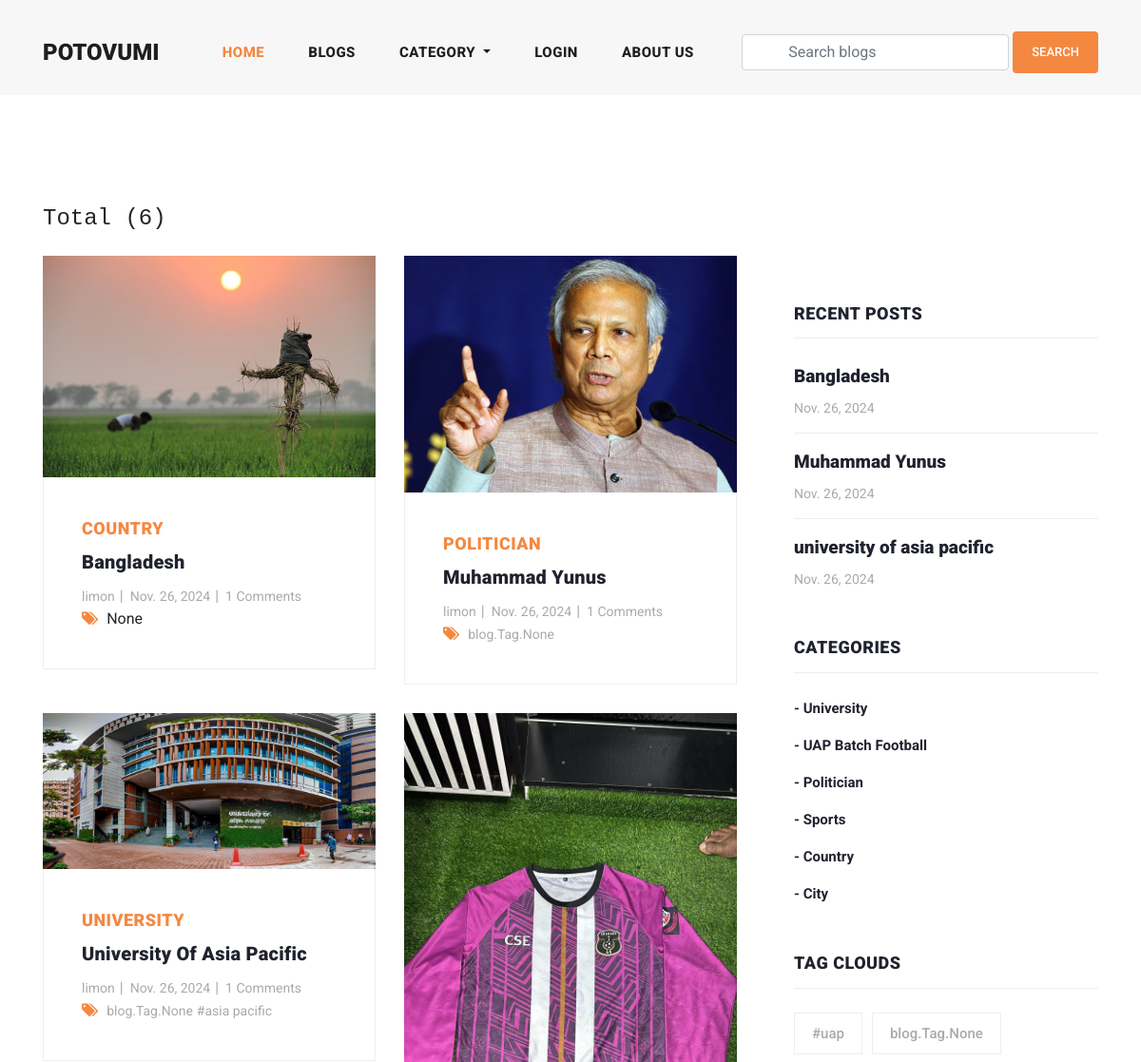
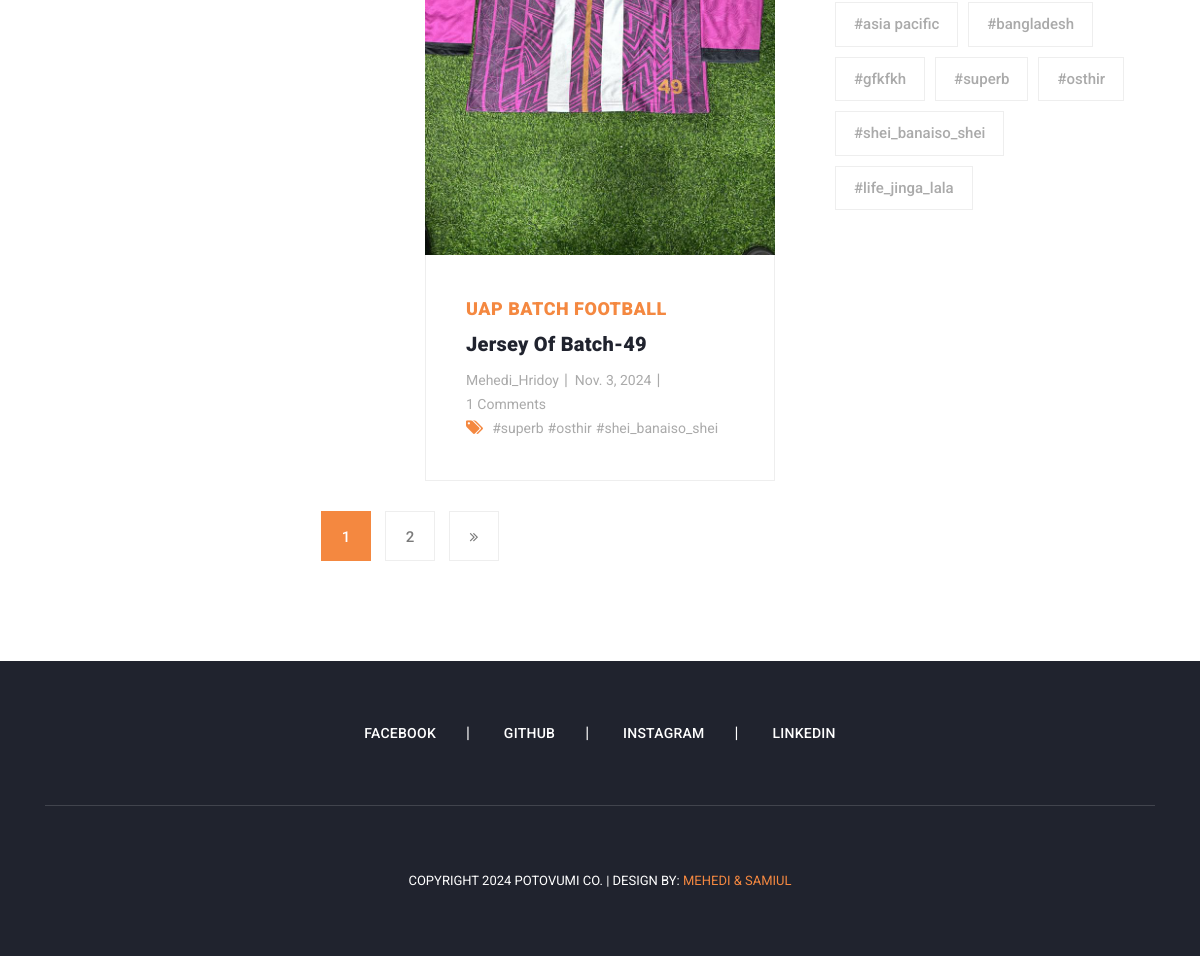
The app's page /blogs/ with its own data (2 pictures, top to bottom).
### blog/models.py (models this page shows, shortened)
class Blog(models.Model):
    user = models.ForeignKey(
        User,
        related_name='user_blogs',
        on_delete=models.CASCADE
    )
    category = models.ForeignKey(
        Category,
        related_name='category_blogs',
        on_delete=models.CASCADE
    )
    tags = models.ManyToManyField(
        Tag,
        related_name='tag_blogs',
        blank=True
    )
    likes = models.ManyToManyField(
        User,
        related_name='user_likes',
        blank=True
    )
    title = models.CharField(
        max_length=250
    )
    slug = models.SlugField(null=True, blank=True)
    banner = models.ImageField(upload_to='blog_banners')
    description = RichTextField()
    created_date = models.DateField(auto_now_add=True)

class Category(models.Model):
    title = models.CharField(max_length=150, unique=True)
    slug = models.SlugField(null=True, blank=True)
    created_date = models.DateField(auto_now_add=True)

class Tag(models.Model):
    title = models.CharField(max_length=150)
    slug = models.SlugField(null=True, blank=True)
    created_date = models.DateField(auto_now_add=True)

### user_profile/models.py (models this page shows, shortened)
class User(AbstractUser):
    email = models.EmailField(
        max_length=150,
        unique=True,
        error_messages={
            "unique": "The email must be unique"
        }
    )
    profile_image = models.ImageField(
        null=True,
        blank=True,
        upload_to="profile_images"
    )
    followers = models.ManyToManyField("Follow")
    REQUIRED_FIELDS = ["email"]
    objects = CustomUserManager()

### blog/views.py (the view)
# urls.py: path('blogs/', blogs, name='blogs'),
def blogs(request):
    queryset = Blog.objects.order_by('-created_date')
    tags = Tag.objects.order_by('-created_date')
    page = request.GET.get('page', 1)
    paginator = Paginator(queryset, 4)
    try:
        blogs = paginator.page(page)
    except EmptyPage:
        blogs = paginator.page(1)
    except PageNotAnInteger:
        blogs = paginator.page(1)
        return redirect('blogs')
    context = {
        "blogs": blogs,
        "tags": tags,
        "paginator": paginator
    }
    return render(request, 'blogs.html', context)

### blog/context_processors.py (called while the page is built)
def get_all_categories(request):
    categories = Category.objects.all()
    context = {
        "categories": categories
    }
    return context

### user_profile/context_processors.py (called while the page is built, shortened)
def user_notifications(request):
    context = {}
    return context

### templates/blogs.html (shortened to what this page needs)
{% extends 'base.html' %}
{% load static %}
{% block content %}
    <section class="blog-posts grid-system">
      <div class="container">
        <div class="row">
          <div class="col-md-8 py-3 mb-2">
            <h4 class="text-monospace">Total ({{paginator.object_list.count}})</h4>
          </div>
          <div class="col-lg-8">
            <div class="all-blog-posts">
              <div class="row">
                {% for blog in blogs %}
                {% include 'blog_card.html' %}
                {% endfor %}
                <div class="col-lg-12">
                  {% include 'pagination.html' %}
                </div>
              </div>
            </div>
          </div>
          {% include 'sidebar.html' %}
        </div>
      </div>
    </section>
{% endblock content %}

### templates/blog_card.html
{% load static %}
<div class="col-lg-6">
    <div class="blog-post">
      <div class="blog-thumb">
        <img src="{{blog.banner.url}}" alt="">
      </div>
      <div class="down-content">
        <span>{{blog.category.title}}</span>
        <a href="{% url 'blog_details' blog.slug %}"><h4>{{blog.title}}</h4></a>
        <ul class="post-info">
          <li><a href="{% url 'view_user_information' blog.user.username %}">{{blog.user.username}}</a></li>
          <li><a href="#">{{blog.created_date}}</a></li>
          <li><a href="#">{{blog.blog_comments.all.count}} Comments</a></li>
        </ul>
        <div class="post-options">
          <div class="row">
            <div class="col-lg-12">
              <ul class="post-tags">
                <li><i class="fa fa-tags"></i></li>
                {% if blog.tags.all.count > 0 %}
                {% for tag in blog.tags.all %}
                <li><a href="#">{{tag.title}}</a></li>
                {% endfor %}
                {% else %}
                None
                {% endif %}
              </ul>
            </div>
          </div>
        </div>
      </div>
    </div>
  </div>

### templates/sidebar.html
<div class="col-lg-4">
    <div class="sidebar">
      <div class="row">
        <div class="col-lg-12">
          <div class="sidebar-item recent-posts">
            <div class="sidebar-heading">
              <h2>Recent Posts</h2>
            </div>
            <div class="content">
              <ul>
                {% for blog in blogs|slice:"3" %}
                <li><a href="{% url 'blog_details' blog.slug %}">
                  <h5>{{blog.title}}</h5>
                  <span>{{blog.created_date}}</span>
                </a></li>
                {% endfor %}
              </ul>
            </div>
          </div>
        </div>
        <div class="col-lg-12">
          <div class="sidebar-item categories">
            <div class="sidebar-heading">
              <h2>Categories</h2>
            </div>
            <div class="content">
              <ul>
                {% for category in categories %}
                <li><a href="{% url 'category_blogs' category.slug %}">- {{category.title}}</a></li>
                {% endfor %}
              </ul>
            </div>
          </div>
        </div>
        <div class="col-lg-12">
          <div class="sidebar-item tags">
            <div class="sidebar-heading">
              <h2>Tag Clouds</h2>
            </div>
            <div class="content">
              <ul>
                {% for tag in tags %}
                <li><a href="{% url 'tag_blogs' tag.slug %}">{{tag.title}}</a></li>
                {% endfor %}
              </ul>
            </div>
          </div>
        </div>
      </div>
    </div>
  </div>

### assets/css/templatemo-stand-blog.css (style rules this page uses)
body { font-family: 'Roboto', sans-serif; overflow-x: hidden; text-rendering: optimizeLegibility; -webkit-font-smoothing: antialiased; -moz-osx-font-smoothing: grayscale; }
a { text-decoration: none!important; }
ul { padding: 0; margin: 0; list-style: none; }
h1,h2,h3,h4,h5,h6 { margin: 0px; }
.blog-posts { margin-top: 100px; }
.blog-posts .blog-post { margin-bottom: 30px; }
.blog-posts .blog-thumb img { width: 100%; overflow: hidden; }
.blog-posts .down-content { padding: 40px; border-right: 1px solid #eee; border-left: 1px solid #eee; border-bottom: 1px solid #eee; }
.blog-posts .down-content span { font-size: 18px; text-transform: uppercase; letter-spacing: 0.5px; font-weight: 900; color: #f48840; }
.blog-posts .down-content h4 { font-size: 24px; text-transform: capitalize; letter-spacing: 0.5px; font-weight: 900; color: #20232e; margin: 10px 0px 12px 0px; }
.blog-posts .down-content ul.post-info li { display: inline-block; margin-right: 8px; }
.blog-posts .down-content ul.post-info li:after { content: '|'; color: #aaa; margin-left: 8px; }
.blog-posts .down-content h4 { font-size: 20px; letter-spacing: 0.25px; }
.grid-system .down-content ul.post-info li { margin-right: 3px; }
.grid-system .down-content ul.post-info li:after { margin-left: 5px; }
.blog-posts .down-content ul.post-info li:last-child::after { display: none; }
.blog-posts .down-content ul.post-info li a { font-size: 14px; color: #aaa; font-weight: 400; transition: all .3s; }
.blog-posts .down-content ul.post-tags li, .blog-posts .down-content ul.post-share li { display: inline-block; }
.blog-posts .down-content ul.post-tags li:first-child i, .blog-posts .down-content ul.post-share li:first-child i { color: #f48840; margin-right: 5px; }
.blog-posts .down-content ul.post-tags li, .blog-posts .down-content ul.post-share li { color: #aaa; }
.blog-posts .down-content ul.post-tags li a, .blog-posts .down-content ul.post-share li a { font-size: 14px; color: #aaa; font-weight: 400; transition: all .3s; }
.blog-posts .sidebar-heading h2 { font-size: 18px; text-transform: uppercase; font-weight: 900; letter-spacing: 0.5px; color: #20232e; border-bottom: 1px solid #eee; padding-bottom: 15px; margin-bottom: 25px; }
.sidebar { margin-left: 30px; }
.sidebar .sidebar-item { margin-top: 50px; }
.sidebar .sidebar-heading h2 { font-size: 18px; text-transform: uppercase; font-weight: 900; letter-spacing: 0.5px; color: #20232e; border-bottom: 1px solid #eee; padding-bottom: 15px; margin-bottom: 25px; }
.sidebar .recent-posts ul li { margin-bottom: 15px; padding-bottom: 15px; border-bottom: 1px solid #eee; }
.sidebar .recent-posts ul li:last-child { margin-bottom: 0px; padding-bottom: 0px; border-bottom: none; }
.sidebar .recent-posts ul li h5 { font-size: 19px; font-weight: 900; color: #20232e; line-height: 30px; transition: all 0.3s; }
.sidebar .recent-posts ul li span { display: block; font-size: 14px; color: #aaa; margin-top: 8px; }
.sidebar .categories ul li { margin-bottom: 15px; }
.sidebar .categories ul li:last-child { margin-bottom: 0px; }
.sidebar .categories ul li a { font-size: 15px; font-weight: 700; color: #20232e; transition: all .3s; }
.sidebar .tags ul li { margin-right: 6px; display: inline-block; }
.sidebar .tags ul li { margin-bottom: 10px; }
.sidebar .tags ul li a { font-size: 15px; font-weight: 500; color: #aaa; display: inline-block; border: 1px solid #eee; padding: 10px 18px; transition: all .3s; }

### records on screen
Blog: banner (picture), category "COUNTRY", title "Bangladesh", user.username "limon", created_date "Nov. 26, 2024", blog_comments.all.count "1", shows "None"
Blog: banner (picture), category "POLITICIAN", title "Muhammad Yunus", user.username "limon", created_date "Nov. 26, 2024", blog_comments.all.count "1"
Tag: title "blog.Tag.None"
Blog: banner (picture), category "UNIVERSITY", title "University Of Asia Pacific", user.username "limon", created_date "Nov. 26, 2024", blog_comments.all.count "1", title "university of asia pacific"
Tag: title "#asia pacific"
Blog: banner (picture), category "UAP BATCH FOOTBALL", title "Jersey Of Batch-49", user.username "Mehedi_Hridoy", created_date "Nov. 3, 2024", blog_comments.all.count "1"
Tag: title "#superb"
Tag: title "#osthir"
Tag: title "#shei_banaiso_shei"
Category: title "University"
Category: title "UAP Batch Football"
Category: title "Politician"
Category: title "Sports"
Category: title "Country"
Category: title "City"
Tag: title "#uap"
Tag: title "#bangladesh"
Tag: title "#gfkfkh"
Tag: title "#life_jinga_lala"

### other values on screen
{{ paginator.object_list.count }} "6"
{{ page }} "1"
{{ page }} "2"
